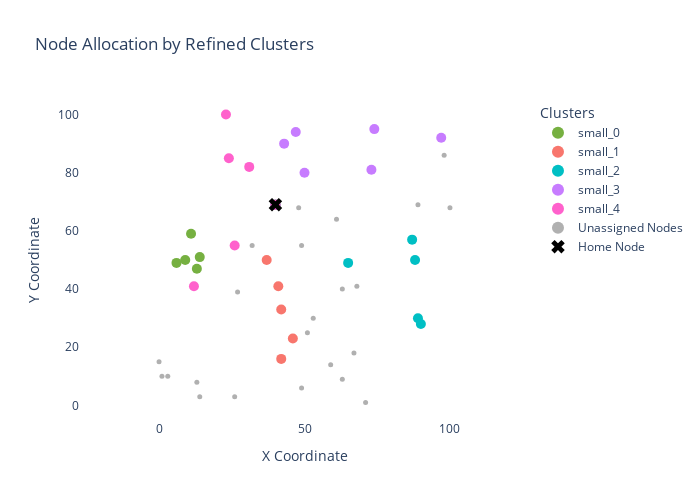

The notebook cell saved with this chart:
### Code cell
plot_refined_clusters(clusters, nodes_df)

### Figure 1 — Plotly figure (JSON) as saved in the notebook; plotly's stock layout.template omitted (floating-point values rounded to 4 significant figures)
{"data": [{"hoverinfo": "text", "hovertext": ["Node: 0<br>Days: [0, 1, 2, 3]<br>Priority: 0.38 <br>Angle to home: 0.0", "Node: 3<br>Days: [0, 1, 2, 3]<br>Priority: 0.44 <br>Angle to home: 199.02560603756868", "Node: 21<br>Days: [0, 1, 2, 3]<br>Priority: 0.95 <br>Angle to home: 219.17365797044422", "Node: 29<br>Days: [0, 1, 3, 4]<br>Priority: 0.74 <br>Angle to home: 210.46554491945986", "Node: 39<br>Days: [0, 2, 3, 4]<br>Priority: 0.11 <br>Angle to home: 211.50426671920417", "Node: 47<br>Days: [0, 2, 3, 4]<br>Priority: 0.31 <br>Angle to home: 214.69515353123396"], "marker": {"color": "#76B041", "size": 10}, "mode": "markers", "name": "small_0", "type": "scatter", "x": [40, 11, 13, 6, 9, 14], "y": [69, 59, 47, 49, 50, 51]}, {"hoverinfo": "text", "hovertext": ["Node: 0<br>Days: [0, 1, 2, 3]<br>Priority: 0.38 <br>Angle to home: 0.0", "Node: 4<br>Days: [1, 2, 3, 4]<br>Priority: 0.65 <br>Angle to home: 277.4314079711725", "Node: 13<br>Days: [0, 2, 3, 4]<br>Priority: 0.58 <br>Angle to home: 273.1798301198642", "Node: 23<br>Days: [0, 1, 2, 3]<br>Priority: 0.41 <br>Angle to home: 272.04540848888723", "Node: 35<br>Days: [0, 1, 3, 4]<br>Priority: 0.06 <br>Angle to home: 272.1610794882264", "Node: 40<br>Days: [1, 2, 3, 4]<br>Priority: 0.53 <br>Angle to home: 261.0273733851036"], "marker": {"color": "#F8766D", "size": 10}, "mode": "markers", "name": "small_1", "type": "scatter", "x": [40, 46, 42, 41, 42, 37], "y": [69, 23, 33, 41, 16, 50]}, {"hoverinfo": "text", "hovertext": ["Node: 0<br>Days: [0, 1, 2, 3]<br>Priority: 0.38 <br>Angle to home: 0.0", "Node: 12<br>Days: [0, 1, 2, 3]<br>Priority: 1.00 <br>Angle to home: 321.4830736928972", "Node: 19<br>Days: [0, 1, 2, 4]<br>Priority: 0.54 <br>Angle to home: 345.67728002179643", "Node: 22<br>Days: [1, 2, 3, 4]<br>Priority: 0.46 <br>Angle to home: 321.3401917459099", "Node: 48<br>Days: [0, 2, 3, 4]<br>Priority: 0.40 <br>Angle to home: 320.6482473737353", "Node: 49<br>Days: [0, 1, 2, 4]<br>Priority: 0.54 <br>Angle to home: 338.40468955103233"], "marker": {"color": "#00BFC4", "size": 10}, "mode": "markers", "name": "small_2", "type": "scatter", "x": [40, 89, 87, 65, 90, 88], "y": [69, 30, 57, 49, 28, 50]}, {"hoverinfo": "text", "hovertext": ["Node: 0<br>Days: [0, 1, 2, 3]<br>Priority: 0.38 <br>Angle to home: 0.0", "Node: 2<br>Days: [0, 1, 2, 3]<br>Priority: 1.00 <br>Angle to home: 81.86989764584403", "Node: 10<br>Days: [0, 1, 2, 3]<br>Priority: 0.26 <br>Angle to home: 37.40535663140855", "Node: 24<br>Days: [0, 1, 3, 4]<br>Priority: 0.61 <br>Angle to home: 47.72631099390627", "Node: 36<br>Days: [0, 1, 3, 4]<br>Priority: 1.00 <br>Angle to home: 74.35775354279127", "Node: 42<br>Days: [0, 2, 3, 4]<br>Priority: 0.43 <br>Angle to home: 21.974507991471963", "Node: 43<br>Days: [0, 2, 3, 4]<br>Priority: 0.40 <br>Angle to home: 19.98310652189998"], "marker": {"color": "#C77CFF", "size": 10}, "mode": "markers", "name": "small_3", "type": "scatter", "x": [40, 43, 74, 50, 47, 97, 73], "y": [69, 90, 95, 80, 94, 92, 81]}, {"hoverinfo": "text", "hovertext": ["Node: 0<br>Days: [0, 1, 2, 3]<br>Priority: 0.38 <br>Angle to home: 0.0", "Node: 7<br>Days: [0, 1, 2, 3]<br>Priority: 0.21 <br>Angle to home: 118.73979529168805", "Node: 11<br>Days: [0, 1, 2, 4]<br>Priority: 1.00 <br>Angle to home: 225.0", "Node: 14<br>Days: [1, 2, 3, 4]<br>Priority: 0.64 <br>Angle to home: 135.0", "Node: 25<br>Days: [0, 2, 3, 4]<br>Priority: 0.91 <br>Angle to home: 225.0", "Node: 45<br>Days: [0, 1, 3, 4]<br>Priority: 0.27 <br>Angle to home: 124.69515353123397"], "marker": {"color": "#FF61CC", "size": 10}, "mode": "markers", "name": "small_4", "type": "scatter", "x": [40, 23, 26, 24, 12, 31], "y": [69, 100, 55, 85, 41, 82]}, {"hoverinfo": "text", "hovertext": ["Node: 1<br>Days: [0, 1, 2, 4]<br>Priority: 0.07 <br>Angle to home: 302.7352262721076", "Node: 5<br>Days: [0, 1, 2, 3]<br>Priority: 0.65 <br>Angle to home: 346.6075022462489", "Node: 6<br>Days: [0, 1, 3, 4]<br>Priority: 0.46 <br>Angle to home: 308.418055344822", "Node: 8<br>Days: [0, 2, 3, 4]<br>Priority: 1.00 <br>Angle to home: 290.97349342132077", "Node: 9<br>Days: [0, 1, 2, 4]<br>Priority: 0.64 <br>Angle to home: 258.02386755579664", "Node: 15<br>Days: [0, 1, 2, 4]<br>Priority: 0.55 <br>Angle to home: 237.90740867126584", "Node: 16<br>Days: [0, 2, 3, 4]<br>Priority: 1.00 <br>Angle to home: 288.434948822922", "Node: 17<br>Days: [0, 2, 3, 4]<br>Priority: 0.39 <br>Angle to home: 315.0", "Node: 18<br>Days: [1, 2, 3, 4]<br>Priority: 0.57 <br>Angle to home: 246.57130719125462", "Node: 20<br>Days: [0, 2, 3, 4]<br>Priority: 0.21 <br>Angle to home: 233.47114463301483", "Node: 26<br>Days: [0, 1, 2, 4]<br>Priority: 0.46 <br>Angle to home: 294.50740523012973", "Node: 27<br>Days: [0, 2, 3, 4]<br>Priority: 1.00 <br>Angle to home: 278.13010235415595", "Node: 28<br>Days: [0, 2, 3, 4]<br>Priority: 0.75 <br>Angle to home: 284.03624346792645", "Node: 30<br>Days: [0, 2, 3, 4]<br>Priority: 0.20 <br>Angle to home: 297.89727103094765", "Node: 31<br>Days: [0, 2, 3, 4]<br>Priority: 0.27 <br>Angle to home: 240.25511870305778", "Node: 32<br>Days: [0, 2, 3, 4]<br>Priority: 0.52 <br>Angle to home: 0.0", "Node: 33<br>Days: [0, 2, 3, 4]<br>Priority: 0.55 <br>Angle to home: 352.8749836510982", "Node: 34<br>Days: [1, 2, 3, 4]<br>Priority: 0.27 <br>Angle to home: 289.05770451012836", "Node: 37<br>Days: [1, 2, 3, 4]<br>Priority: 0.73 <br>Angle to home: 246.1247191460725", "Node: 38<br>Days: [1, 2, 3, 4]<br>Priority: 0.67 <br>Angle to home: 359.0451587461278", "Node: 41<br>Days: [0, 1, 3, 4]<br>Priority: 0.67 <br>Angle to home: 248.49856567595208", "Node: 44<br>Days: [0, 1, 2, 4]<br>Priority: 1.00 <br>Angle to home: 236.5346206536447", "Node: 46<br>Days: [0, 1, 2, 3]<br>Priority: 0.38 <br>Angle to home: 16.336042889718467"], "marker": {"color": "#B0B0B0", "size": 5}, "mode": "markers", "name": "Unassigned Nodes", "type": "scatter", "x": [49, 61, 63, 63, 26, 3, 53, 68, 27, 0, 71, 49, 51, 67, 32, 89, 48, 59, 13, 100, 14, 1, 98], "y": [55, 64, 40, 9, 3, 10, 30, 41, 39, 15, 1, 6, 25, 18, 55, 69, 68, 14, 8, 68, 3, 10, 86]}, {"hoverinfo": "text", "hovertext": "Home: Node 0", "marker": {"color": "black", "size": 12, "symbol": "x"}, "mode": "markers", "name": "Home Node", "type": "scatter", "x": [40], "y": [69]}], "layout": {"height": 500, "hovermode": "closest", "legend": {"itemsizing": "constant", "title": {"text": "Clusters"}}, "plot_bgcolor": "white", "title": {"text": "Node Allocation by Refined Clusters"}, "width": 700, "xaxis": {"range": [-5, 105], "title": {"text": "X Coordinate"}}, "yaxis": {"range": [-5, 105], "scaleanchor": "x", "scaleratio": 1, "title": {"text": "Y Coordinate"}}}}
